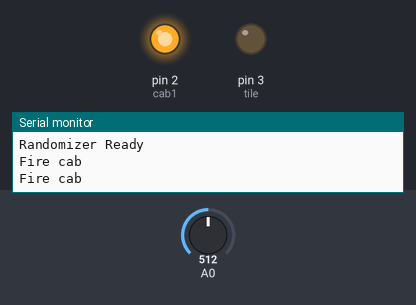
Bench run of a sketch on a simulated Arduino Uno, built with avr-gcc and run on an emulated ATmega328P. Parts: output pins drawn as LEDs (lit = HIGH), the last lines printed to the serial monitor. The inputs (shaded band) are chosen by the test bench; at power-on: A0 = 512. Random numbers use the default seed unless the sketch sets one.

Above: at 4.77 s.
5.1 s: A0 set to 290
At 12.3 s:
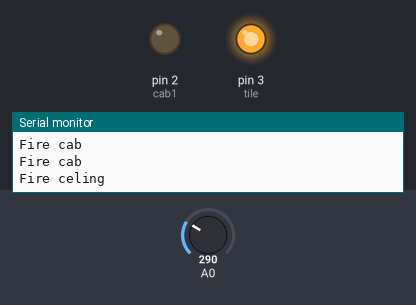
14.2 s: A0 set to 306
At 16.4 s:
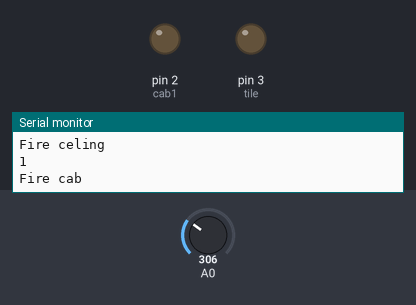
Timing chart, 0 to 24.5 s (numbered marks = the images above; inputs shaded):
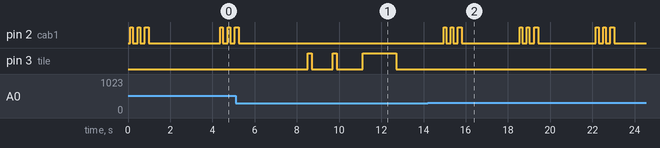

Measured:
- after the input at 5.1 s, pin 3 (tile): goes HIGH 0.18 s, LOW 1.0 s, HIGH 0.18 s, LOW 1.2 s, HIGH 1.6 s, then LOW, starting after 3.4 s
- after the input at 14.2 s, pin 2 (cab1): LOW → HIGH after 0.75 s, then repeats every 3.6 s: LOW 0.22 s, HIGH 0.12 s, LOW 0.22 s, HIGH 0.19 s, LOW 2.7 s, HIGH 0.12 s

The sketch:

pnumaticScareRandomizer.ino
```cpp
int cab1 = 2;
int tile = 3;
int tileCount = 0;
bool tileLastFired = false;

void setup()
{
  Serial.begin(9600);
  Serial.println("Randomizer Ready");
  pinMode(cab1, OUTPUT);
  pinMode(tile, OUTPUT);
}

void loop()
{
  randomSeed(analogRead(A0));
  int randomNum = random(350);
  int randomFactor = random(1000,3500);

  if(randomNum >= 0 && randomNum < 100){
  Serial.println("Fire cab");
  delay(111);
  digitalWrite(cab1, HIGH);
  delay(121);
  digitalWrite(cab1, LOW);
  delay(222);
  digitalWrite(cab1, HIGH);
  delay(118);
  digitalWrite(cab1, LOW);
  delay(222);
  digitalWrite(cab1, HIGH);
  delay(188);
  digitalWrite(cab1, LOW);
  tileLastFired = false;

  delay(randomFactor);
  }

  if((randomNum >= 200 && randomNum <= 300) && (tileCount <= 3) && tileLastFired == false){
  Serial.println("Fire celing");
  digitalWrite(tile, HIGH);
  delay(180);
  digitalWrite(tile, LOW);
  delay(1000);
  digitalWrite(tile, HIGH);
  delay(180);
  digitalWrite(tile, LOW);
  delay(1230);
  digitalWrite(tile, HIGH);
  delay(1600);
  digitalWrite(tile, LOW);
  tileCount++;
  tileLastFired = true;
  Serial.println(tileCount);
  delay(randomFactor);
  }
  else{
  delay(randomFactor);
  }
  }
```
